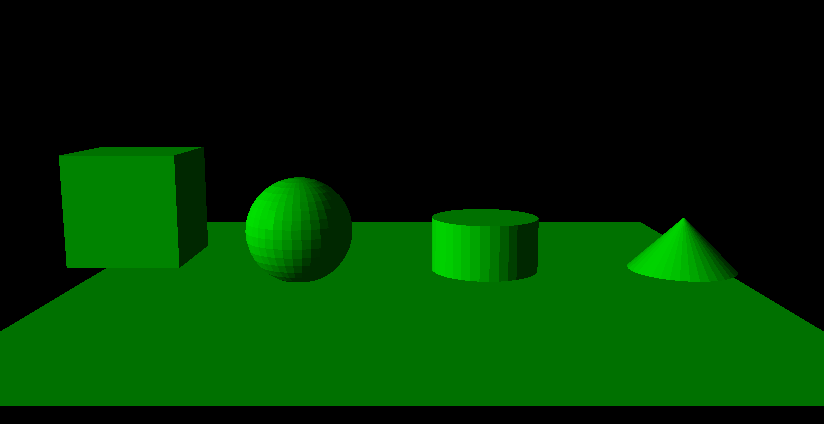

Write the Python code that produced this figure.

import sys
sys.path.append('../')

import time

from phauxgl.stl import LoadSTL
from phauxgl.vector import V
from phauxgl.util import Radians
from phauxgl.context import NewContext
from phauxgl.matrix import LookAt, Translate
from phauxgl.color import Black, Gray, Color
from phauxgl.shader import NewPhongShader

from phauxgl import shapes


scale  = 1
width  = 824
height = 424
fovy   = 30
near   = 1
far    = 10


eye    = V(2*0.8*0, 3*0.8, 1*0.8*0.5)
center = V(0, -0.1, 0)
up     = V(0, 0, 1)
light = V(1.95, 1.25, 1).Normalize()


if __name__ == '__main__':
    # load a mesh
    print 'loading mesh...'
    # bbox
    cube = shapes.NewCube()
    cube.BiUnitCube()
    mesh = cube

    # plane
    #mesh.MoveTo(V(2, 0, 0.5), anchor=V(0.5, 0.5, 0.5))
    #mesh.Add( shapes.NewPlane() )

    # globe
    mesh.MoveTo(V(3, 0, 0.5), anchor=V(0.5, 0.5, 0.5))
    globe = shapes.NewLatLngSphere(10, 10)
    globe.BiUnitCube()
    mesh.Add( globe )

    # cylinder
    mesh.MoveTo(V(5, 0, 0.5), anchor=V(0.5, 0.5, 0.5))
    cylin = shapes.NewCylinder(10, True)
    cylin.BiUnitCube()
    mesh.Add( cylin )

    # cone
    mesh.MoveTo(V(7, 0, 0.5), anchor=V(0.5, 0.5, 0.5))
    cone = shapes.NewCone(10, True)
    cone.BiUnitCube()
    mesh.Add( cone )

    # fit mesh in a bi-unit cube centered at the origin
    print 'prepping mesh...'
    mesh.BiUnitCube()
    print mesh.BoundingBox()

    # and a plane underneath
    plane = shapes.NewPlane()
    plane.BiUnitCube()
    plane.MoveTo(V(0, 0, -0.19), anchor=V(0.5, 0.5, 0.5))
    mesh.Add( plane )
    
    # smooth the normals
    mesh.FixNormals()
    #mesh.SmoothNormalsThreshold(Radians(30))

    # create a rendering context
    print 'setting up context...'
    context = NewContext(width*scale, height*scale)
    context.ClearColorBufferWith(Black)
    #context.FrontFace = 2
    #context.Wireframe = True
    #context.LineWidth = 1

    # create transformation matrix and light direction
    print 'setting up matrix...'
    aspect = float(width) / float(height)
    matrix = LookAt(eye, center, up).Perspective(fovy, aspect, near, far)

    # render
    print 'setting up shader...'
    shader = NewPhongShader(matrix, light, eye)
    shader.ObjectColor = Color(0, 0.8, 0, 1) # HexColor("FFD34E")
    shader.DiffuseColor = Gray(0.9)
    shader.SpecularColor = Gray(0.25)
    shader.SpecularPower = 100
    context.Shader = shader

    print 'rendering...'
    start = time.time()
    info = context.DrawMesh(mesh)
    
    print 'rendered in', time.time() - start, 'seconds'
    print info

    # save image
    image = context.Image()
    if scale != 1:
        # supersampling
        image = image.resize((width, height)) #, PIL.Image.BILINEAR)
    image.save("geometries.png")
    
